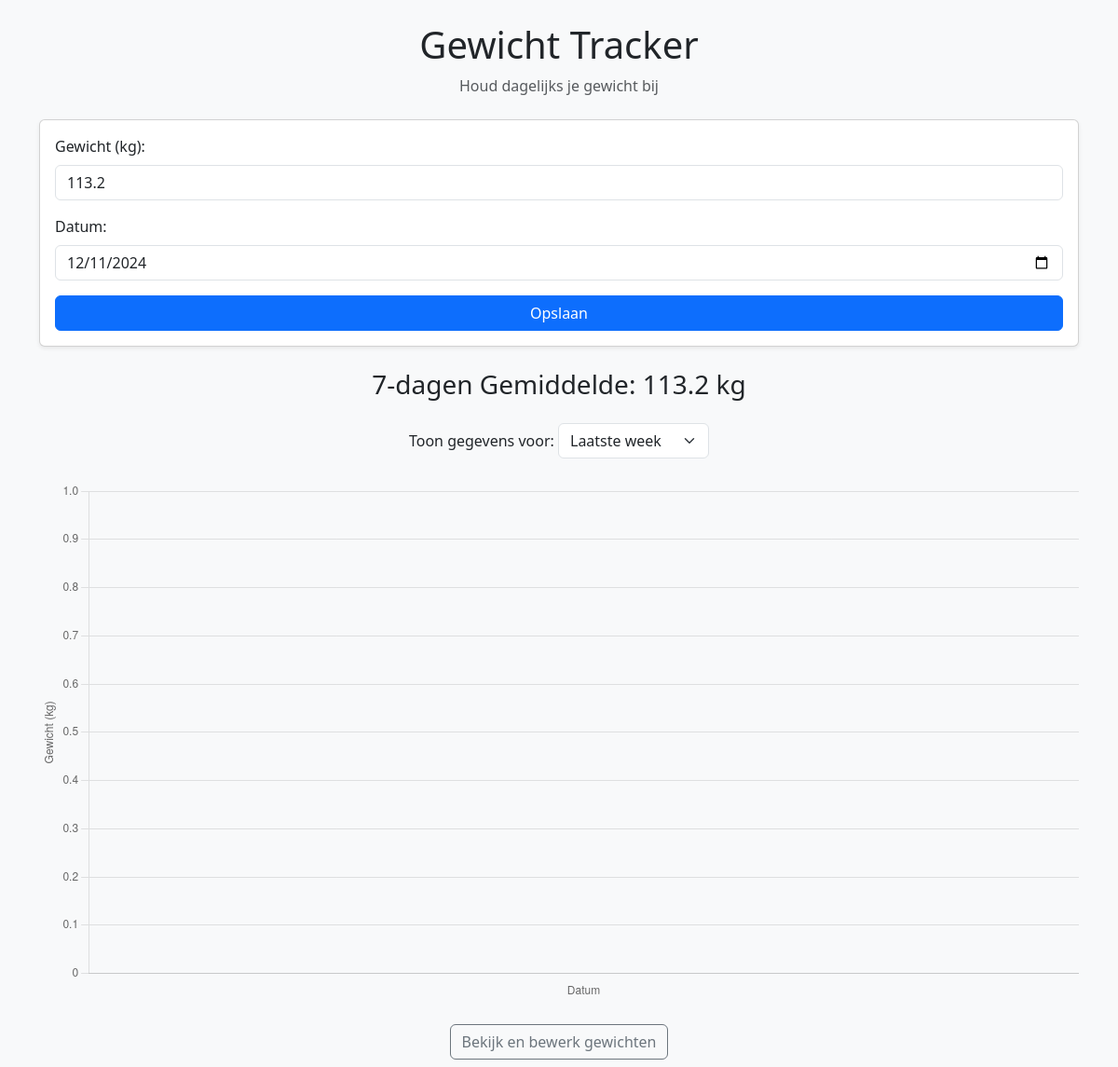
Before: / with the older database file.
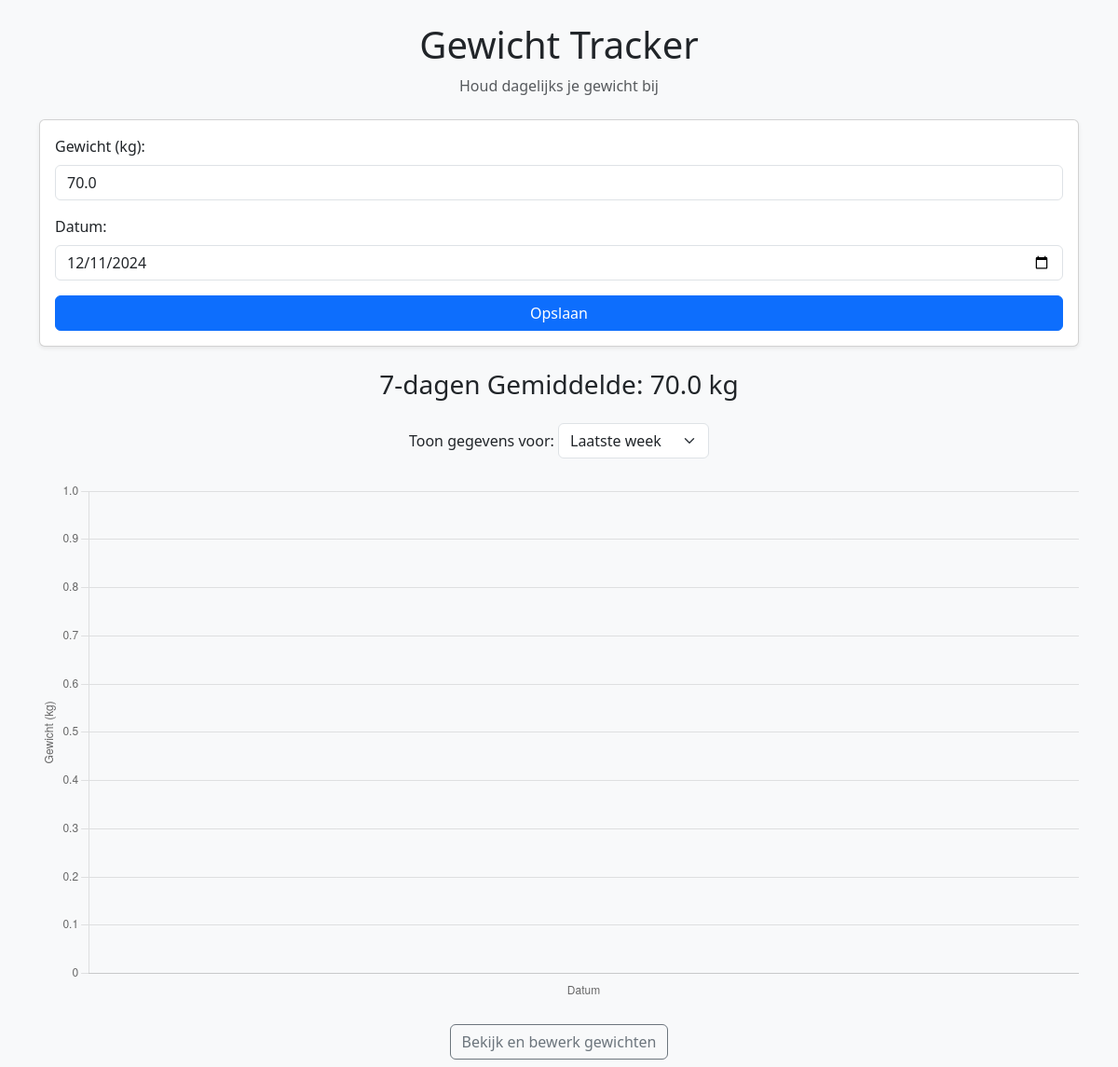
After: the same page with the newer database file.
### tables this page shows
CREATE TABLE weights (
    id INTEGER PRIMARY KEY AUTOINCREMENT,
    date DATE UNIQUE NOT NULL,
    weight FLOAT NOT NULL
);

### app.py (the view)
@app.route('/')
def index():
    conn = get_db_connection()
    weights = conn.execute('SELECT * FROM weights ORDER BY date DESC').fetchall()
    last_weight = conn.execute('SELECT weight FROM weights ORDER BY date DESC LIMIT 1').fetchone()
    last_weight = last_weight['weight'] if last_weight else 70.0
    today_1 = datetime.today().strftime('%Y-%m-%d')
    today = datetime.now()
    week_ago = today - timedelta(days=7)
    avg_query = conn.execute(
        'SELECT AVG(weight) as avg_weight FROM weights WHERE date >= ?',
        (week_ago.strftime('%Y-%m-%d'),)
    ).fetchone()
    avg_weight = avg_query['avg_weight'] if avg_query['avg_weight'] else 0
    conn.close()
    return render_template('index.html', last_weight=last_weight, today_1=today_1, weights=weights, avg_weight=avg_weight)

### app.py (called while the page is built)
def get_db_connection():
    conn = sqlite3.connect(DB_PATH)
    conn.row_factory = sqlite3.Row
    return conn

### templates/index.html (shortened to what this page needs)
<!DOCTYPE html>
<html lang="en">
<head>
    <link rel="stylesheet" href="https://cdn.jsdelivr.net/npm/bootstrap@5.3.0/dist/css/bootstrap.min.css">
</head>
<body class="bg-light">
    <div class="container mt-4">
        <div class="text-center mb-4">
            <h1 class="display-6">Gewicht Tracker</h1>
            <p class="text-muted">Houd dagelijks je gewicht bij</p>
        </div>
        <div class="card shadow-sm p-3 mb-4">
            <form id="weightForm">
                <div class="mb-3">
                    <label for="weight" class="form-label">Gewicht (kg):</label>
                    <input type="number" step="0.1" name="weight" id="weight" class="form-control"
                           value="{{ last_weight }}" required>
                </div>
                <div class="mb-3">
                    <label for="date" class="form-label">Datum:</label>
                    <input type="date" name="date" id="date" class="form-control"
                           value="{{ today_1 }}" required>
                </div>
                <button type="submit" class="btn btn-primary w-100">Opslaan</button>
            </form>
        </div>
        <div class="text-center mb-4">
            <h3>7-dagen Gemiddelde: <span id="avgWeight">{{ avg_weight | default(0.0) | round(1) }}</span> kg</h3>
        </div>
        <div class="text-center mb-4">
            <label for="scaleSelect" class="form-label">Toon gegevens voor:</label>
            <select id="scaleSelect" class="form-select w-auto d-inline-block">
                <option value="week">Laatste week</option>
            </select>
        </div>
        <div>
            <canvas id="weightChart"></canvas>
        </div>
        <div class="text-center mt-4">
            <a href="{{ url_for('weights') }}" class="btn btn-outline-secondary mb-2">Bekijk en bewerk gewichten</a>
        </div>
    </div>
    <script>
        const weightChartCtx = document.getElementById('weightChart').getContext('2d');
        let weightChart = new Chart(weightChartCtx, {
            type: 'line',
            data: {
                labels: [],
                datasets: [{
                    label: 'Gewicht (kg)',
                    data: [],
                    borderColor: '#007bff',
                    borderWidth: 2,
                    tension: 0.3,
                    fill: false,
                }]
            },
            options: {
                responsive: true,
                plugins: {
                    legend: { display: false }
                },
                scales: {
                    x: { title: { display: true, text: 'Datum' } },
                    y: { title: { display: true, text: 'Gewicht (kg)' } }
                }
            }
        });
        async function fetchData(scale) {
            const response = await fetch(`/data?scale=${scale}`);
            const data = await response.json();
            const labels = data.map(item => item.date);
            const weights = data.map(item => item.weight);
            weightChart.data.labels = labels;
            weightChart.data.datasets[0].data = weights;
            weightChart.update();
        }
        document.getElementById('scaleSelect').addEventListener('change', function() {
            fetchData(this.value);
        });
        document.getElementById('weightForm').addEventListener('submit', async function(e) {
            e.preventDefault();
            const formData = new FormData(this);
            await fetch('/add', { method: 'POST', body: formData });
            fetchData(document.getElementById('scaleSelect').value);
        });
        // Initial load
        fetchData('week');
    </script>
</body>
</html>

Changed rows visible on the page:
removed weights: weight "113.2"
added weights: weight "70.0"
Other visible differences:
{{ avg_weight | default(0.0) | round(1) }}: "113.2" → "70.0"
